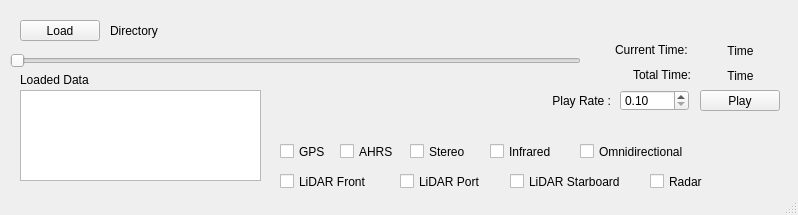
<?xml version="1.0" encoding="UTF-8"?>
<ui version="4.0">
 <class>MainWindow</class>
 <widget class="QMainWindow" name="MainWindow">
  <property name="geometry">
   <rect>
    <x>0</x>
    <y>0</y>
    <width>798</width>
    <height>215</height>
   </rect>
  </property>
  <property name="windowTitle">
   <string>MainWindow</string>
  </property>
  <widget class="QWidget" name="centralwidget">
   <widget class="QPushButton" name="load_pushButton">
    <property name="geometry">
     <rect>
      <x>20</x>
      <y>20</y>
      <width>80</width>
      <height>21</height>
     </rect>
    </property>
    <property name="text">
     <string>Load</string>
    </property>
   </widget>
   <widget class="QPushButton" name="play_pushButton">
    <property name="geometry">
     <rect>
      <x>700</x>
      <y>90</y>
      <width>80</width>
      <height>21</height>
     </rect>
    </property>
    <property name="text">
     <string>Play</string>
    </property>
   </widget>
   <widget class="QLabel" name="directory_label">
    <property name="geometry">
     <rect>
      <x>110</x>
      <y>21</y>
      <width>541</width>
      <height>20</height>
     </rect>
    </property>
    <property name="text">
     <string>Directory</string>
    </property>
   </widget>
   <widget class="QSlider" name="timeline_horizontalSlider">
    <property name="geometry">
     <rect>
      <x>10</x>
      <y>50</y>
      <width>571</width>
      <height>21</height>
     </rect>
    </property>
    <property name="autoFillBackground">
     <bool>false</bool>
    </property>
    <property name="maximum">
     <number>1000</number>
    </property>
    <property name="orientation">
     <enum>Qt::Horizontal</enum>
    </property>
    <property name="tickPosition">
     <enum>QSlider::NoTicks</enum>
    </property>
    <property name="tickInterval">
     <number>1</number>
    </property>
   </widget>
   <widget class="QLabel" name="current_time_label">
    <property name="geometry">
     <rect>
      <x>700</x>
      <y>40</y>
      <width>81</width>
      <height>21</height>
     </rect>
    </property>
    <property name="text">
     <string>Time</string>
    </property>
    <property name="alignment">
     <set>Qt::AlignCenter</set>
    </property>
   </widget>
   <widget class="QTableWidget" name="topic_tableWidget">
    <property name="geometry">
     <rect>
      <x>20</x>
      <y>90</y>
      <width>241</width>
      <height>91</height>
     </rect>
    </property>
    <property name="editTriggers">
     <set>QAbstractItemView::NoEditTriggers</set>
    </property>
    <attribute name="verticalHeaderVisible">
     <bool>false</bool>
    </attribute>
    <attribute name="verticalHeaderHighlightSections">
     <bool>false</bool>
    </attribute>
   </widget>
   <widget class="QLabel" name="total_time_label">
    <property name="geometry">
     <rect>
      <x>700</x>
      <y>65</y>
      <width>81</width>
      <height>21</height>
     </rect>
    </property>
    <property name="text">
     <string>Time</string>
    </property>
    <property name="alignment">
     <set>Qt::AlignCenter</set>
    </property>
   </widget>
   <widget class="QLabel" name="s_total_time_label">
    <property name="geometry">
     <rect>
      <x>600</x>
      <y>64</y>
      <width>91</width>
      <height>21</height>
     </rect>
    </property>
    <property name="text">
     <string>Total Time:</string>
    </property>
    <property name="alignment">
     <set>Qt::AlignRight|Qt::AlignTrailing|Qt::AlignVCenter</set>
    </property>
   </widget>
   <widget class="QLabel" name="s_current_time_label">
    <property name="geometry">
     <rect>
      <x>590</x>
      <y>40</y>
      <width>101</width>
      <height>20</height>
     </rect>
    </property>
    <property name="text">
     <string>Current Time: </string>
    </property>
    <property name="alignment">
     <set>Qt::AlignRight|Qt::AlignTrailing|Qt::AlignVCenter</set>
    </property>
   </widget>
   <widget class="QDoubleSpinBox" name="play_rate_doubleSpinBox">
    <property name="geometry">
     <rect>
      <x>620</x>
      <y>90</y>
      <width>69</width>
      <height>21</height>
     </rect>
    </property>
    <property name="minimum">
     <double>0.100000000000000</double>
    </property>
    <property name="maximum">
     <double>20.000000000000000</double>
    </property>
    <property name="singleStep">
     <double>0.100000000000000</double>
    </property>
   </widget>
   <widget class="QLabel" name="s_play_rate_label">
    <property name="geometry">
     <rect>
      <x>530</x>
      <y>91</y>
      <width>81</width>
      <height>20</height>
     </rect>
    </property>
    <property name="text">
     <string>Play Rate :</string>
    </property>
    <property name="alignment">
     <set>Qt::AlignRight|Qt::AlignTrailing|Qt::AlignVCenter</set>
    </property>
   </widget>
   <widget class="QLabel" name="s_loaded_data_label">
    <property name="geometry">
     <rect>
      <x>20</x>
      <y>70</y>
      <width>91</width>
      <height>20</height>
     </rect>
    </property>
    <property name="text">
     <string>Loaded Data</string>
    </property>
    <property name="alignment">
     <set>Qt::AlignLeading|Qt::AlignLeft|Qt::AlignVCenter</set>
    </property>
   </widget>
   <widget class="QCheckBox" name="checkBox_GPS">
    <property name="geometry">
     <rect>
      <x>280</x>
      <y>140</y>
      <width>51</width>
      <height>23</height>
     </rect>
    </property>
    <property name="text">
     <string>GPS</string>
    </property>
   </widget>
   <widget class="QCheckBox" name="checkBox_AHRS">
    <property name="geometry">
     <rect>
      <x>340</x>
      <y>140</y>
      <width>61</width>
      <height>23</height>
     </rect>
    </property>
    <property name="text">
     <string>AHRS</string>
    </property>
   </widget>
   <widget class="QCheckBox" name="checkBox_Stereo">
    <property name="geometry">
     <rect>
      <x>410</x>
      <y>140</y>
      <width>71</width>
      <height>23</height>
     </rect>
    </property>
    <property name="text">
     <string>Stereo</string>
    </property>
   </widget>
   <widget class="QCheckBox" name="checkBox_Infrared">
    <property name="geometry">
     <rect>
      <x>490</x>
      <y>140</y>
      <width>92</width>
      <height>23</height>
     </rect>
    </property>
    <property name="text">
     <string>Infrared</string>
    </property>
   </widget>
   <widget class="QCheckBox" name="checkBox_Omni">
    <property name="geometry">
     <rect>
      <x>580</x>
      <y>140</y>
      <width>131</width>
      <height>23</height>
     </rect>
    </property>
    <property name="text">
     <string>Omnidirectional</string>
    </property>
   </widget>
   <widget class="QCheckBox" name="checkBox_LiDAR_Front">
    <property name="geometry">
     <rect>
      <x>280</x>
      <y>170</y>
      <width>111</width>
      <height>23</height>
     </rect>
    </property>
    <property name="text">
     <string>LiDAR Front</string>
    </property>
   </widget>
   <widget class="QCheckBox" name="checkBox_LiDAR_Port">
    <property name="geometry">
     <rect>
      <x>400</x>
      <y>170</y>
      <width>101</width>
      <height>23</height>
     </rect>
    </property>
    <property name="text">
     <string>LiDAR Port</string>
    </property>
   </widget>
   <widget class="QCheckBox" name="checkBox_LiDAR_Starboard">
    <property name="geometry">
     <rect>
      <x>510</x>
      <y>170</y>
      <width>141</width>
      <height>23</height>
     </rect>
    </property>
    <property name="text">
     <string>LiDAR Starboard</string>
    </property>
   </widget>
   <widget class="QCheckBox" name="checkBox_Radar">
    <property name="geometry">
     <rect>
      <x>650</x>
      <y>170</y>
      <width>71</width>
      <height>23</height>
     </rect>
    </property>
    <property name="text">
     <string>Radar</string>
    </property>
   </widget>
  </widget>
  <widget class="QStatusBar" name="statusbar"/>
 </widget>
 <resources/>
 <connections/>
</ui>
